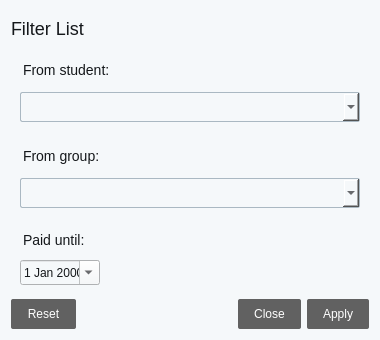
<?xml version="1.0" encoding="UTF-8"?>
<ui version="4.0">
 <class>InvoicesListFilters</class>
 <widget class="QDialog" name="InvoicesListFilters">
  <property name="geometry">
   <rect>
    <x>0</x>
    <y>0</y>
    <width>380</width>
    <height>340</height>
   </rect>
  </property>
  <property name="minimumSize">
   <size>
    <width>380</width>
    <height>340</height>
   </size>
  </property>
  <property name="maximumSize">
   <size>
    <width>380</width>
    <height>340</height>
   </size>
  </property>
  <property name="windowTitle">
   <string>Payment List Filters</string>
  </property>
  <property name="styleSheet">
   <string notr="true">background: #F5F8FA;
color: #14171A;
font-family:&quot;Segoe UI&quot;,Roboto,&quot;Helvetica Neue&quot;,Arial,&quot;Noto Sans&quot;,sans-serif,&quot;Apple Color Emoji&quot;,&quot;Segoe UI Emoji&quot;,&quot;Segoe UI Symbol&quot;,&quot;Noto Color Emoji&quot;</string>
  </property>
  <property name="sizeGripEnabled">
   <bool>false</bool>
  </property>
  <property name="modal">
   <bool>false</bool>
  </property>
  <layout class="QVBoxLayout" name="verticalLayout">
   <item>
    <widget class="QLabel" name="titleLable">
     <property name="maximumSize">
      <size>
       <width>16777215</width>
       <height>40</height>
      </size>
     </property>
     <property name="styleSheet">
      <string notr="true">font-size:18px;
font-weight: 400;</string>
     </property>
     <property name="text">
      <string>Filter List</string>
     </property>
    </widget>
   </item>
   <item>
    <widget class="QWidget" name="studentWidget" native="true">
     <property name="minimumSize">
      <size>
       <width>0</width>
       <height>80</height>
      </size>
     </property>
     <property name="maximumSize">
      <size>
       <width>400</width>
       <height>80</height>
      </size>
     </property>
     <layout class="QVBoxLayout" name="verticalLayout_2">
      <item>
       <widget class="QLabel" name="studentLabel">
        <property name="styleSheet">
         <string notr="true">padding-bottom: 6px;
font-size:14px;</string>
        </property>
        <property name="text">
         <string>From student:</string>
        </property>
       </widget>
      </item>
      <item>
       <widget class="QComboBox" name="studentCombo">
        <property name="styleSheet">
         <string notr="true">QComboBox{
	padding: 6px 4px;
	border: 1px solid #aab8c2;
	border-radius: 2px;
}
QComboBox:hover, QComboBox:focus{
	border: 1px solid #14171a;
}</string>
        </property>
       </widget>
      </item>
     </layout>
    </widget>
   </item>
   <item>
    <widget class="QWidget" name="groupWidget" native="true">
     <property name="minimumSize">
      <size>
       <width>0</width>
       <height>80</height>
      </size>
     </property>
     <property name="maximumSize">
      <size>
       <width>400</width>
       <height>80</height>
      </size>
     </property>
     <layout class="QVBoxLayout" name="verticalLayout_3">
      <item>
       <widget class="QLabel" name="groupLabel">
        <property name="styleSheet">
         <string notr="true">padding-bottom: 6px;
font-size:14px;</string>
        </property>
        <property name="text">
         <string>From group:</string>
        </property>
       </widget>
      </item>
      <item>
       <widget class="QComboBox" name="groupCombo">
        <property name="styleSheet">
         <string notr="true">QComboBox{
	padding: 6px 4px;
	border: 1px solid #aab8c2;
	border-radius: 2px;
}
QComboBox:hover, QComboBox:focus{
	border: 1px solid #14171a;
}</string>
        </property>
       </widget>
      </item>
     </layout>
    </widget>
   </item>
   <item>
    <widget class="QWidget" name="paidUntilWidget" native="true">
     <property name="maximumSize">
      <size>
       <width>400</width>
       <height>70</height>
      </size>
     </property>
     <layout class="QVBoxLayout" name="verticalLayout_4">
      <item>
       <widget class="QLabel" name="paidUntilLabel">
        <property name="styleSheet">
         <string notr="true">padding-bottom: 6px;
font-size:14px;</string>
        </property>
        <property name="text">
         <string>Paid until:</string>
        </property>
       </widget>
      </item>
      <item>
       <widget class="QDateEdit" name="paidUntilDate">
        <property name="minimumSize">
         <size>
          <width>0</width>
          <height>25</height>
         </size>
        </property>
        <property name="maximumSize">
         <size>
          <width>80</width>
          <height>16777215</height>
         </size>
        </property>
        <property name="calendarPopup">
         <bool>true</bool>
        </property>
       </widget>
      </item>
     </layout>
    </widget>
   </item>
   <item>
    <widget class="QDialogButtonBox" name="buttonBox">
     <property name="styleSheet">
      <string notr="true">QPushButton {
background: #616161;
border-radius: 2px;
color: #fff;
padding: 8px 16px;
}</string>
     </property>
     <property name="orientation">
      <enum>Qt::Horizontal</enum>
     </property>
     <property name="standardButtons">
      <set>QDialogButtonBox::Apply|QDialogButtonBox::Close|QDialogButtonBox::Reset</set>
     </property>
    </widget>
   </item>
  </layout>
 </widget>
 <resources/>
 <connections>
  <connection>
   <sender>buttonBox</sender>
   <signal>accepted()</signal>
   <receiver>InvoicesListFilters</receiver>
   <slot>accept()</slot>
   <hints>
    <hint type="sourcelabel">
     <x>248</x>
     <y>254</y>
    </hint>
    <hint type="destinationlabel">
     <x>157</x>
     <y>274</y>
    </hint>
   </hints>
  </connection>
  <connection>
   <sender>buttonBox</sender>
   <signal>rejected()</signal>
   <receiver>InvoicesListFilters</receiver>
   <slot>reject()</slot>
   <hints>
    <hint type="sourcelabel">
     <x>316</x>
     <y>260</y>
    </hint>
    <hint type="destinationlabel">
     <x>286</x>
     <y>274</y>
    </hint>
   </hints>
  </connection>
 </connections>
</ui>
